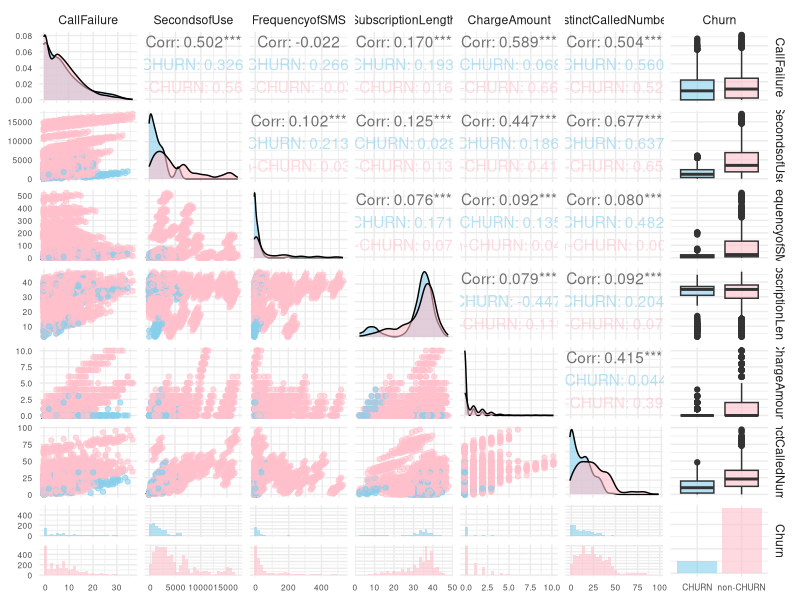

This chart was generated by the following R code:
library(ggplot2)
library(GGally)
library(readr)

# Load the dataset
IranianChurn <- read_csv("data/derived/IranianChurn_cleaned.csv")

png("outputs/figures/pairs_plot.png", width = 1000, height = 680, res=100)


# Selected continuous variables
continuous_variables <- c('CallFailure', 'SecondsofUse', 'FrequencyofSMS',
                          'SubscriptionLength', 'ChargeAmount', 'DistinctCalledNumbers')
categorical_variable <- "Churn"  # Replace with your categorical variable

# Create a custom function for displaying correlation coefficients on the plot
colours <- colorspace::adjust_transparency(
  col = c("skyblue", 'pink'),
  alpha = 0.6)

ggpairs(IranianChurn[, c(continuous_variables, categorical_variable)], 
        mapping = aes(col = Churn)) +
        scale_colour_manual(values = colours) +
        scale_fill_manual(values = colours) +
        theme_minimal() + 
        theme(axis.text = element_text(size = 6))

dev.off()
